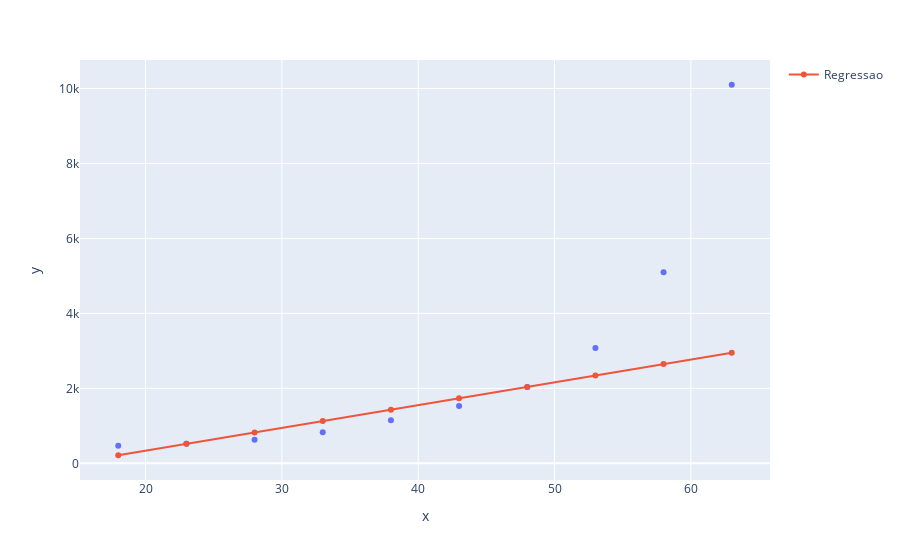

Notebook source saved alongside this figure:
### Code cell
grafico=px.scatter(x=X_plano_saude2.ravel(), y=y_plano_saude2)
grafico.add_scatter(x=X_plano_saude2.ravel(), y=regressor_svr_saude_linear.predict(X_plano_saude2), name = 'Regressao')
grafico.show()

### Figure 1 — Plotly figure (JSON) as saved in the notebook; plotly's stock layout.template omitted (floating-point values rounded to 4 significant figures)
{"data": [{"hovertemplate": "x=%{x}<br>y=%{y}<extra></extra>", "legendgroup": "", "marker": {"color": "#636efa", "symbol": "circle"}, "mode": "markers", "name": "", "orientation": "v", "showlegend": false, "type": "scatter", "x": [18, 23, 28, 33, 38, 43, 48, 53, 58, 63], "xaxis": "x", "y": [470, 520, 630, 830, 1150, 1530, 2040, 3080, 5100, 10100], "yaxis": "y"}, {"name": "Regressao", "type": "scatter", "x": [18, 23, 28, 33, 38, 43, 48, 53, 58, 63], "y": [216.1, 520.1, 824.1, 1128.0, 1432.0, 1736.0, 2040.0, 2344.0, 2648.0, 2952.0]}], "layout": {"legend": {"tracegroupgap": 0}, "margin": {"t": 60}, "xaxis": {"anchor": "y", "domain": [0, 1], "title": {"text": "x"}}, "yaxis": {"anchor": "x", "domain": [0, 1], "title": {"text": "y"}}}}
